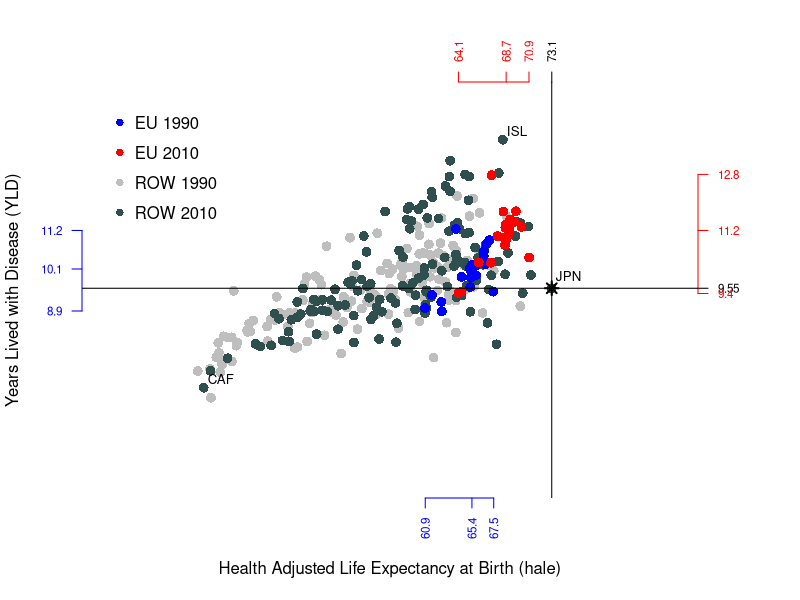
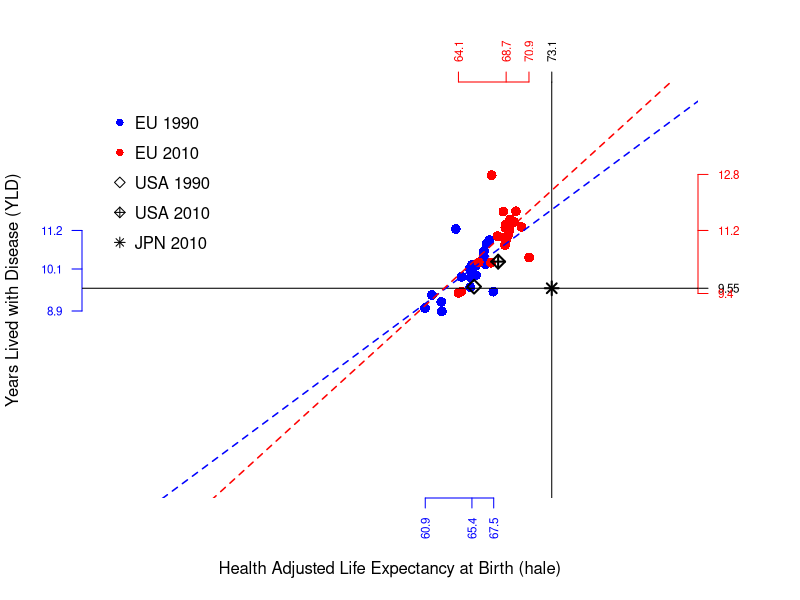
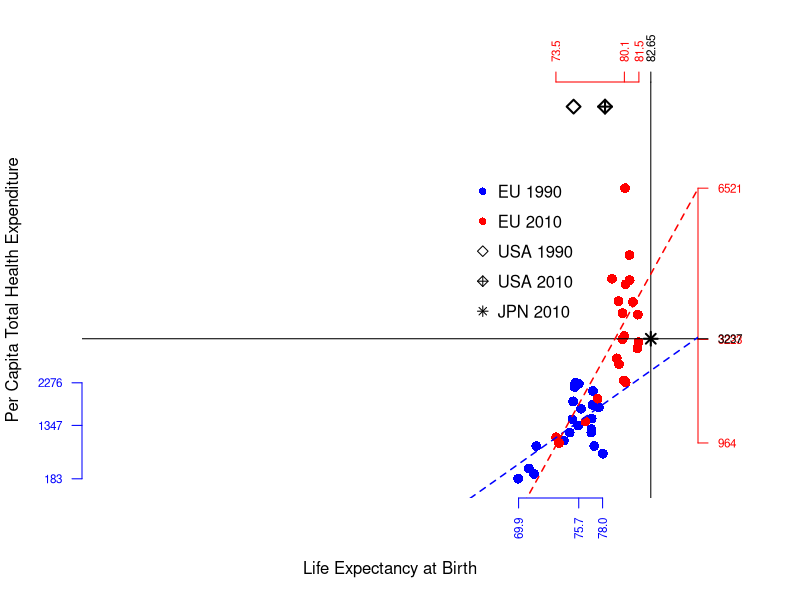
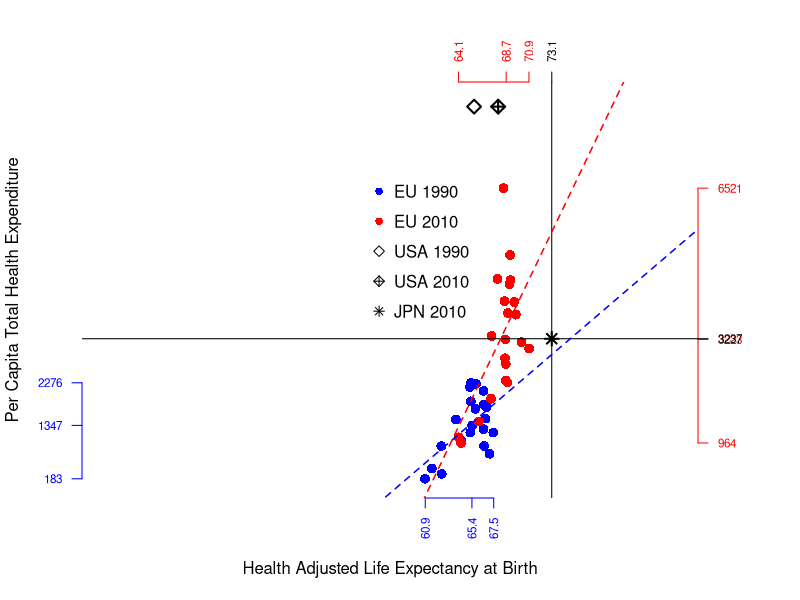
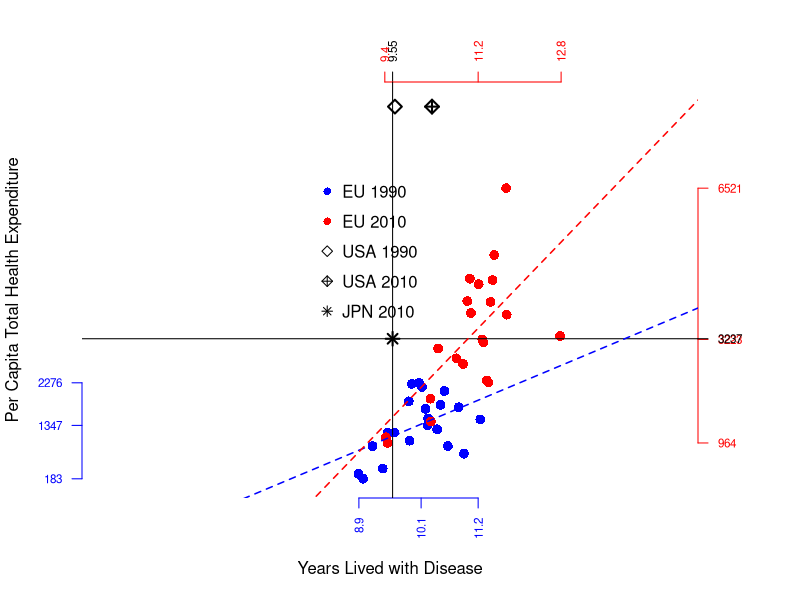
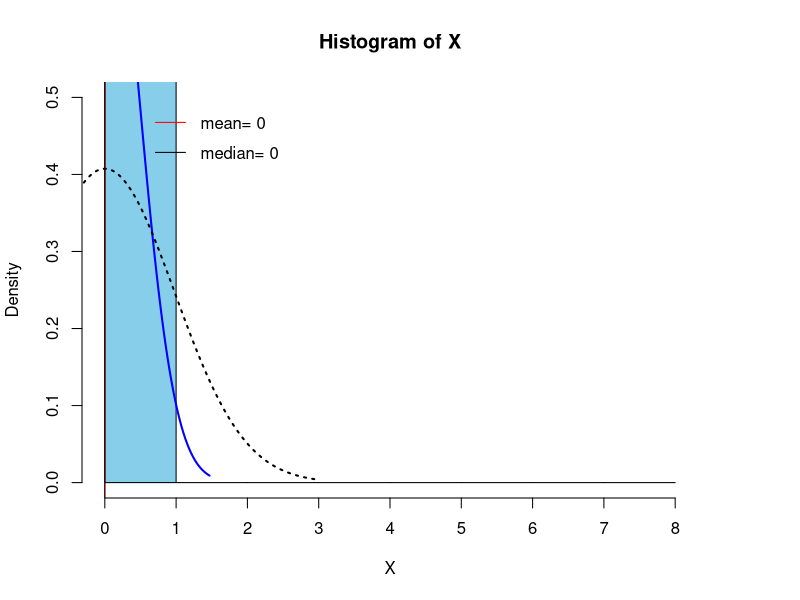
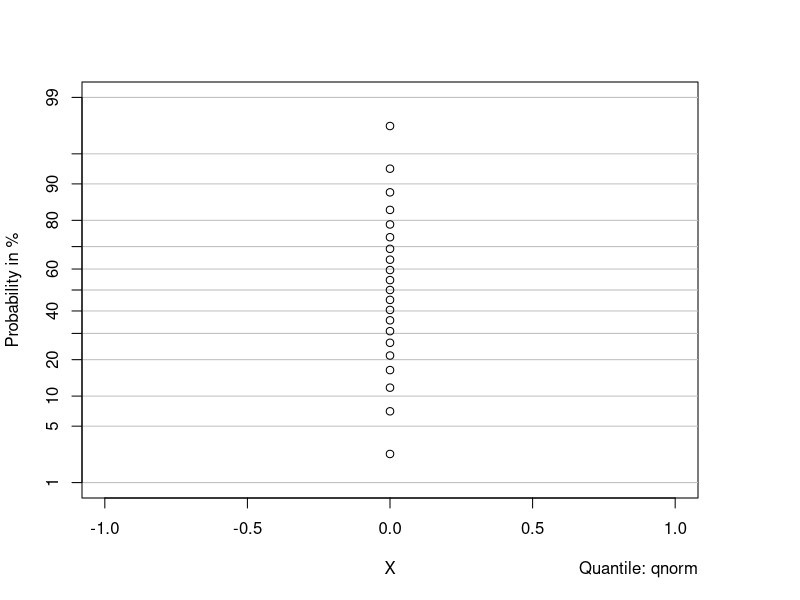

Recreate these plots in R, in order. (Note: this script raises an error after producing the figures.)
## ---- chunk 1
knitr::opts_chunk$set(echo = TRUE)
require(data.table)

## ---- chunk 2


data.EU.1990 <- read.csv("Output_EU_1990.csv")
data.EU.2010 <- read.csv("Output_EU_2010.csv")
data.ROW.1990 <- read.csv("Output_ROW_1990.csv")
data.ROW.2010 <- read.csv("Output_ROW_2010.csv")

head(data.EU.1990)
head(data.EU.2010)
head(data.ROW.1990)
head(data.ROW.2010)

attach(data.EU.1990)
attach(data.EU.2010)
attach(data.ROW.1990)
attach(data.ROW.2010)

df.EU.1990 <- data.frame(country=data.EU.1990$country, le=data.EU.1990$le, hale=data.EU.1990$hale, yld=data.EU.1990$yld, the=data.EU.1990$the)

df.EU.2010 <- data.frame(country=data.EU.2010$country, le=data.EU.2010$le,hale=data.EU.2010$hale, yld=data.EU.2010$yld, the=data.EU.2010$the)

df.ROW.1990 <- data.frame(country=data.ROW.1990$country, le=data.ROW.1990$le,hale=data.ROW.1990$hale, yld=data.ROW.1990$yld, the=data.ROW.1990$the)

df.ROW.2010 <- data.frame(country=data.ROW.2010$country, le=data.ROW.2010$le,hale=data.ROW.2010$hale, yld=data.ROW.2010$yld, the=data.ROW.2010$the)

df.EU.1990
df.EU.2010
df.ROW.1990
df.ROW.2010

ID.ROW.1 <- "JPN"
ID.ROW.2 <- "USA"

# Constant Scale in Graphs

lim.le <- c(30, 85)
lim.yld <- c(4, 15)
lim.hale <- c(30, 85)
lim.the <- c(100, 8500)

## ---- chunk 3
par(mar=c(5, 4, 4, 5) + 0.1)

plot(df.ROW.1990$hale, df.ROW.1990$yld, xlab="Health Adjusted Life Expectancy at Birth (hale)", ylab="Years Lived with Disease (YLD)", type="p", col="grey", pch = 16, cex = 1.3, lty = "solid", lwd = 2, xlim=lim.hale, ylim=lim.yld, axes=FALSE, frame.plot=FALSE)

points(df.ROW.2010$hale, df.ROW.2010$yld, col="darkslategrey", pch = 16, cex = 1.3, lty = "solid", lwd = 2)


points(df.EU.1990$hale, df.EU.1990$yld, col="blue", pch = 16, cex = 1.3, lty = "solid", lwd = 2)

points(df.EU.2010$hale, df.EU.2010$yld,  col="red", pch = 16, cex = 1.3, lty = "solid", lwd = 2)

points(df.ROW.2010$hale[df.ROW.2010$country == ID.ROW.1], df.ROW.2010$yld[df.ROW.2010$country == ID.ROW.1], col="black", pch = 8, cex = 1.3, lty = "solid", lwd = 2)

axis(1, at=c(round(min(df.EU.1990$hale), 1), round(median(df.EU.1990$hale), 1), round(max(df.EU.1990$hale), 1)), col.axis="blue", col="blue", las=2, cex.axis=0.7,  tick=-.01)

axis(3, at=round(df.ROW.2010$hale[df.ROW.2010$country == ID.ROW.1], 2), col.axis="black", col="black", las=2, cex.axis=0.7,  tick=-.01)

axis(2, at=c(round(min(df.EU.1990$yld), 1), round(median(df.EU.1990$yld), 1), round(max(df.EU.1990$yld), 1)), col.axis="blue", col="blue",las=2, cex.axis=0.7, tick=-.01)

axis(4, at=round(df.ROW.2010$yld[df.ROW.2010$country == ID.ROW.1], 2), col.axis="black", col="black", las=2, cex.axis=0.7,  tick=-.01)

axis(3, at=c(round(min(df.EU.2010$hale), 1), round(median(df.EU.2010$hale), 1), round(max(df.EU.2010$hale), 1)), col.axis="red", col="red",las=2, cex.axis=0.7,  tick=-.01)

axis(4, at=c(round(min(df.EU.2010$yld), 1), round(median(df.EU.2010$yld), 1), round(max(df.EU.2010$yld), 1)), col.axis="red", col="red", las=2, cex.axis=0.7, tick=-.01)

legend(30, 15, c("EU 1990","EU 2010","ROW 1990", "ROW 2010"), col=c("blue", "red", "grey", "darkslategrey"), bty="n", y.intersp=1.5, pch=c(16,16,16,16), cex = 1)


text(df.ROW.2010$hale[df.ROW.2010$country == ID.ROW.1], df.ROW.2010$yld[df.ROW.2010$country == ID.ROW.1]+.3, labels=paste(ID.ROW.1, ""), cex= .8, pos=4, offset = .2)

abline(h=df.ROW.2010$yld[df.ROW.2010$country == ID.ROW.1], v=df.ROW.2010$hale[df.ROW.2010$country == ID.ROW.1], lty=1, lwd=1)

ID.min = df.ROW.2010$country[df.ROW.2010$yld == min(df.ROW.2010$yld)]
ID.min

ID.max = df.ROW.2010$country[df.ROW.2010$yld == max(df.ROW.2010$yld)]
ID.max

text(df.ROW.2010$hale[df.ROW.2010$country == ID.min], df.ROW.2010$yld[df.ROW.2010$country == ID.min]+.2, labels=ID.min, cex= .8, pos=4, offset = .2)

text(df.ROW.2010$hale[df.ROW.2010$country == ID.max], df.ROW.2010$yld[df.ROW.2010$country == ID.max]+.2, labels=ID.max, cex= .8, pos=4, offset = .2)

## ---- chunk 4
par(mar=c(5, 4, 4, 5) + 0.1)

plot(df.EU.1990$hale, df.EU.1990$yld, xlab="Health Adjusted Life Expectancy at Birth (hale)", ylab="Years Lived with Disease (YLD)", col="blue", pch = 16, cex = 1.3, lty = "solid", lwd = 2, xlim=lim.hale, ylim=lim.yld, axes=FALSE, frame.plot=FALSE)

points(df.EU.2010$hale, df.EU.2010$yld,  col="red", pch = 16, cex = 1.3, lty = "solid", lwd = 2)

points(df.ROW.1990$hale[df.ROW.1990$country == ID.ROW.2], df.ROW.1990$yld[df.ROW.1990$country == ID.ROW.2],  col="black", pch = 5, cex = 1.3, lty = "solid", lwd = 2)

points(df.ROW.2010$hale[df.ROW.2010$country == ID.ROW.2], df.ROW.2010$yld[df.ROW.2010$country == ID.ROW.2],  col="black", pch = 9, cex = 1.3, lty = "solid", lwd = 2)

axis(1, at=c(round(min(df.EU.1990$hale), 1), round(median(df.EU.1990$hale), 1), round(max(df.EU.1990$hale), 1)), col.axis="blue", col="blue", las=2, cex.axis=0.7,  tick=-.01)

axis(3, at=round(df.ROW.2010$hale[df.ROW.2010$country == ID.ROW.1], 2), col.axis="black", col="black", las=2, cex.axis=0.7,  tick=-.01)

axis(2, at=c(round(min(df.EU.1990$yld), 1), round(median(df.EU.1990$yld), 1), round(max(df.EU.1990$yld), 1)), col.axis="blue", col="blue",las=2, cex.axis=0.7, tick=-.01)

axis(4, at=round(df.ROW.2010$yld[df.ROW.2010$country == ID.ROW.1], 2), col.axis="black", col="black", las=2, cex.axis=0.7,  tick=-.01)

axis(3, at=c(round(min(df.EU.2010$hale), 1), round(median(df.EU.2010$hale), 1), round(max(df.EU.2010$hale), 1)), col.axis="red", col="red",las=2, cex.axis=0.7,  tick=-.01)

axis(4, at=c(round(min(df.EU.2010$yld), 1), round(median(df.EU.2010$yld), 1), round(max(df.EU.2010$yld), 1)), col.axis="red", col="red", las=2, cex.axis=0.7, tick=-.01)

legend(30, 15, c("EU 1990","EU 2010","USA 1990", "USA 2010", "JPN 2010"), col=c("blue", "red", "black", "black", "black"), bty="n", y.intersp=1.5, pch=c(16,16, 5, 9, 8), cex = 1)

points(df.ROW.2010$hale[df.ROW.2010$country == ID.ROW.1], df.ROW.2010$yld[df.ROW.2010$country == ID.ROW.1], col="black", pch = 8, cex = 1.3, lty = "solid", lwd = 2)

abline(h=df.ROW.2010$yld[df.ROW.2010$country == ID.ROW.1], v=df.ROW.2010$hale[df.ROW.2010$country == ID.ROW.1], lty=1, lwd=1)


fun.EU.1990 <- lm(df.EU.1990$yld ~ df.EU.1990$hale)
abline(fun.EU.1990, lty = 2, col="blue", lwd=1.5)
summary(fun.EU.1990)
confint(fun.EU.1990)

fun.EU.2010 <- lm(df.EU.2010$yld ~ df.EU.2010$hale)
abline(fun.EU.2010, lty = 2, col="red", lwd=1.5)
summary(fun.EU.2010)
confint(fun.EU.2010)

## ---- chunk 5
par(mar=c(5, 4, 4, 5) + 0.1)

plot(df.EU.1990$le, df.EU.1990$the, xlab="Life Expectancy at Birth", ylab="Per Capita Total Health Expenditure", col="blue", pch = 16, cex = 1.3, lty = "solid", lwd = 2, xlim=lim.le, ylim=lim.the, axes=FALSE, frame.plot=FALSE)

points(df.EU.2010$le, df.EU.2010$the,  col="red", pch = 16, cex = 1.3, lty = "solid", lwd = 2)

points(df.ROW.1990$le[df.ROW.1990$country == ID.ROW.2], df.ROW.1990$the[df.ROW.1990$country == ID.ROW.2],  col="black", pch = 5, cex = 1.3, lty = "solid", lwd = 2)

points(df.ROW.2010$le[df.ROW.2010$country == ID.ROW.2], df.ROW.2010$the[df.ROW.2010$country == ID.ROW.2],  col="black", pch = 9, cex = 1.3, lty = "solid", lwd = 2)

legend(65, 7000, c("EU 1990","EU 2010","USA 1990", "USA 2010", "JPN 2010"), col=c("blue", "red", "black", "black", "black"), bty="n", y.intersp=1.5, pch=c(16,16, 5, 9, 8), cex = 1)

axis(1, at=c(round(min(df.EU.1990$le), 1), round(median(df.EU.1990$le), 1), round(max(df.EU.1990$le), 1)), col.axis="blue", col="blue", las=2, cex.axis=0.7,  tick=-.01)

axis(3, at=round(df.ROW.2010$le[df.ROW.2010$country == ID.ROW.1], 2), col.axis="black", col="black",las=2, cex.axis=0.7, tick=-.01)


low.the.1990 <- round(min(df.EU.1990$the), 0)
median.the.1990 <- round(median(df.EU.1990$the), 0)
high.the.1990 <- round(max(df.EU.1990$the), 0)

axis(2, at=c(low.the.1990,median.the.1990, high.the.1990), col.axis="blue", col="blue",las=2, cex.axis=0.7, tick=-.01)

axis(3, at=c(round(min(df.EU.2010$le), 1), round(median(df.EU.2010$le), 1), round(max(df.EU.2010$le), 1)), col.axis="red", col="red", las=2, cex.axis=0.7, tick=-.01)

low.the.2010 <- round(min(df.EU.2010$the), 0)
median.the.2010 <- round(median(df.EU.2010$the), 0)
high.the.2010 <- round(max(df.EU.2010$the), 0)
japan.the.2010 <- round(df.ROW.2010$the[df.ROW.2010$country == ID.ROW.1], 1)

axis(4, at=c(low.the.2010,median.the.2010, high.the.2010), col.axis="red", col="red",las=2, cex.axis=0.7, tick=-.01)

axis(4, at=japan.the.2010, col.axis="black", col="black",las=2, cex.axis=0.7, tick=-.01)

points(df.ROW.2010$le[df.ROW.2010$country == ID.ROW.1], df.ROW.2010$the[df.ROW.2010$country == ID.ROW.1], col="black", pch = 8, cex = 1.3, lty = "solid", lwd = 2)

abline(h=df.ROW.2010$the[df.ROW.2010$country == ID.ROW.1], v=df.ROW.2010$le[df.ROW.2010$country == ID.ROW.1], lty=1, lwd=1)


fun.EU.1990 <- lm(df.EU.1990$the ~ df.EU.1990$le)
abline(fun.EU.1990, lty = 2, col="blue", lwd=1.5)

fun.EU.2010 <- lm(df.EU.2010$the ~ df.EU.2010$le)
abline(fun.EU.2010, lty = 2, col="red", lwd=1.5)

summary(fun.EU.1990)
summary(fun.EU.2010)

confint(fun.EU.1990)
confint(fun.EU.2010)

## ---- chunk 6
par(mar=c(5, 4, 4, 5) + 0.1)

plot(df.EU.1990$hale, df.EU.1990$the, xlab="Health Adjusted Life Expectancy at Birth", ylab="Per Capita Total Health Expenditure", col="blue", pch = 16, cex = 1.3, lty = "solid", lwd = 2, xlim=lim.hale, ylim=lim.the, axes=FALSE, frame.plot=FALSE)

points(df.EU.2010$hale, df.EU.2010$the,  col="red", pch = 16, cex = 1.3, lty = "solid", lwd = 2)

points(df.ROW.1990$hale[df.ROW.1990$country == ID.ROW.2], df.ROW.1990$the[df.ROW.1990$country == ID.ROW.2],  col="black", pch = 5, cex = 1.3, lty = "solid", lwd = 2)

points(df.ROW.2010$hale[df.ROW.2010$country == ID.ROW.2], df.ROW.2010$the[df.ROW.2010$country == ID.ROW.2],  col="black", pch = 9, cex = 1.3, lty = "solid", lwd = 2)

legend(55, 7000, c("EU 1990","EU 2010","USA 1990", "USA 2010", "JPN 2010"), col=c("blue", "red", "black", "black", "black"), bty="n", y.intersp=1.5, pch=c(16,16, 5, 9, 8), cex = 1)

axis(1, at=c(round(min(df.EU.1990$hale), 1), round(median(df.EU.1990$hale), 1), round(max(df.EU.1990$hale), 1)), col.axis="blue", col="blue", las=2, cex.axis=0.7,  tick=-.01)

axis(3, at=round(df.ROW.2010$hale[df.ROW.2010$country == ID.ROW.1], 2), col.axis="black", col="black",las=2, cex.axis=0.7, tick=-.01)


low.the.1990 <- round(min(df.EU.1990$the), 0)
median.the.1990 <- round(median(df.EU.1990$the), 0)
high.the.1990 <- round(max(df.EU.1990$the), 0)

axis(2, at=c(low.the.1990,median.the.1990, high.the.1990), col.axis="blue", col="blue",las=2, cex.axis=0.7, tick=-.01)

axis(3, at=c(round(min(df.EU.2010$hale), 1), round(median(df.EU.2010$hale), 1), round(max(df.EU.2010$hale), 1)), col.axis="red", col="red", las=2, cex.axis=0.7, tick=-.01)

low.the.2010 <- round(min(df.EU.2010$the), 0)
median.the.2010 <- round(median(df.EU.2010$the), 0)
high.the.2010 <- round(max(df.EU.2010$the), 0)
japan.the.2010 <- round(df.ROW.2010$the[df.ROW.2010$country == ID.ROW.1], 1)

axis(4, at=c(low.the.2010,median.the.2010, high.the.2010), col.axis="red", col="red",las=2, cex.axis=0.7, tick=-.01)

axis(4, at=japan.the.2010, col.axis="black", col="black",las=2, cex.axis=0.7, tick=-.01)

points(df.ROW.2010$hale[df.ROW.2010$country == ID.ROW.1], df.ROW.2010$the[df.ROW.2010$country == ID.ROW.1], col="black", pch = 8, cex = 1.3, lty = "solid", lwd = 2)

abline(h=df.ROW.2010$the[df.ROW.2010$country == ID.ROW.1], v=df.ROW.2010$hale[df.ROW.2010$country == ID.ROW.1], lty=1, lwd=1)


fun.EU.1990 <- lm(df.EU.1990$the ~ df.EU.1990$hale)
abline(fun.EU.1990, lty = 2, col="blue", lwd=1.5)

fun.EU.2010 <- lm(df.EU.2010$the ~ df.EU.2010$hale)
abline(fun.EU.2010, lty = 2, col="red", lwd=1.5)

summary(fun.EU.1990)
summary(fun.EU.2010)

confint(fun.EU.1990)
confint(fun.EU.2010)

## ---- chunk 7
par(mar=c(5, 4, 4, 5) + 0.1)

plot(df.EU.1990$yld, df.EU.1990$the, xlab="Years Lived with Disease", ylab="Per Capita Total Health Expenditure", col="blue", pch = 16, cex = 1.3, lty = "solid", lwd = 2, xlim=lim.yld, ylim=lim.the, axes=FALSE, frame.plot=FALSE)

points(df.EU.2010$yld, df.EU.2010$the,  col="red", pch = 16, cex = 1.3, lty = "solid", lwd = 2)

points(df.ROW.1990$yld[df.ROW.1990$country == ID.ROW.2], df.ROW.1990$the[df.ROW.1990$country == ID.ROW.2],  col="black", pch = 5, cex = 1.3, lty = "solid", lwd = 2)

points(df.ROW.2010$yld[df.ROW.2010$country == ID.ROW.2], df.ROW.2010$the[df.ROW.2010$country == ID.ROW.2],  col="black", pch = 9, cex = 1.3, lty = "solid", lwd = 2)

legend(8, 7000, c("EU 1990","EU 2010","USA 1990", "USA 2010", "JPN 2010"), col=c("blue", "red", "black", "black", "black"), bty="n", y.intersp=1.5, pch=c(16,16, 5, 9, 8), cex = 1)

axis(1, at=c(round(min(df.EU.1990$yld), 1), round(median(df.EU.1990$yld), 1), round(max(df.EU.1990$yld), 1)), col.axis="blue", col="blue", las=2, cex.axis=0.7,  tick=-.01)

axis(3, at=round(df.ROW.2010$yld[df.ROW.2010$country == ID.ROW.1], 2), col.axis="black", col="black",las=2, cex.axis=0.7, tick=-.01)


low.the.1990 <- round(min(df.EU.1990$the), 0)
median.the.1990 <- round(median(df.EU.1990$the), 0)
high.the.1990 <- round(max(df.EU.1990$the), 0)

axis(2, at=c(low.the.1990,median.the.1990, high.the.1990), col.axis="blue", col="blue",las=2, cex.axis=0.7, tick=-.01)

axis(3, at=c(round(min(df.EU.2010$yld), 1), round(median(df.EU.2010$yld), 1), round(max(df.EU.2010$yld), 1)), col.axis="red", col="red", las=2, cex.axis=0.7, tick=-.01)

low.the.2010 <- round(min(df.EU.2010$the), 0)
median.the.2010 <- round(median(df.EU.2010$the), 0)
high.the.2010 <- round(max(df.EU.2010$the), 0)
japan.the.2010 <- round(df.ROW.2010$the[df.ROW.2010$country == ID.ROW.1], 1)

axis(4, at=c(low.the.2010,median.the.2010, high.the.2010), col.axis="red", col="red",las=2, cex.axis=0.7, tick=-.01)

axis(4, at=japan.the.2010, col.axis="black", col="black",las=2, cex.axis=0.7, tick=-.01)

points(df.ROW.2010$yld[df.ROW.2010$country == ID.ROW.1], df.ROW.2010$the[df.ROW.2010$country == ID.ROW.1], col="black", pch = 8, cex = 1.3, lty = "solid", lwd = 2)

abline(h=df.ROW.2010$the[df.ROW.2010$country == ID.ROW.1], v=df.ROW.2010$yld[df.ROW.2010$country == ID.ROW.1], lty=1, lwd=1)


fun.EU.1990 <- lm(df.EU.1990$the ~ df.EU.1990$yld)
abline(fun.EU.1990, lty = 2, col="blue", lwd=1.5)

fun.EU.2010 <- lm(df.EU.2010$the ~ df.EU.2010$yld)
abline(fun.EU.2010, lty = 2, col="red", lwd=1.5)

summary(fun.EU.1990)
summary(fun.EU.2010)

confint(fun.EU.1990)
confint(fun.EU.2010)

## ---- chunk 8
df.sust.EU <- data.frame(Country=df.EU.2010$country)

df.sust.EU$DELTA_HALE <- round((df.EU.2010$hale - df.EU.1990$hale) / df.EU.1990$le, 3) * 100

df.sust.EU$DELTA_YLD <- round((df.EU.2010$yld - df.EU.1990$yld) / df.EU.1990$le, 3) * 100

df.sust.EU$QUALITYe <- round(df.sust.EU$DELTA_HALE / df.sust.EU$DELTA_YLD, 3)

df.sust.EU$DELTA_THE <- round((df.EU.2010$the - df.EU.1990$the) / df.EU.1990$the, 3)  * 100

df.sust.EU$DELTA_GDP <- 0.0001

df.sust.EU$COSTe <- round(df.sust.EU$DELTA_THE / df.sust.EU$DELTA_GDP, 3)

df.sust.EU$VALUEe <- round(df.sust.EU$QUALITYe / df.sust.EU$COSTe, 3)

print(df.sust.EU, row.names = F)

(ID.EU.Value <- df.sust.EU$Country[df.sust.EU$VALUEe == max(df.sust.EU$VALUEe)])

X <- df.sust.EU$VALUEe

hist(X, prob=TRUE, col="skyblue", border="black", las=1, axes=F, ylim=c(0, .5), breaks=seq(0,8,1))
axis(1, at=0:8)
axis(2)
lines(density(X), col="blue", lwd=2) 
lines(density(X, adjust=2), lty="dotted", col="black", lwd=2)
abline(v=mean(X), col="red", lwd=1)
abline(v=median(X), col="black", lty=1, lwd=1)
legend(.5, .5, c(paste("mean=", round(mean(X),2)),paste("median=", round(median(X),2))), col=c("red", "black"), bty="n", y.intersp=1.5, lty=c(1,1), cex = 1, lwd=1)

# p-plot: you should observe a good fit of the straight line
require(e1071)
probplot(X, qdist=qnorm)

summary(X)
density(X)

## ---- chunk 9
USA.DELTA_HALE <- (df.ROW.2010$hale[df.ROW.2010$country == ID.ROW.2] - df.ROW.1990$hale[df.ROW.1990$country == ID.ROW.2]) / (df.ROW.1990$hale[df.ROW.1990$country == ID.ROW.2]) * 100

USA.DELTA_YLD <- (df.ROW.2010$yld[df.ROW.2010$country == ID.ROW.2] - df.ROW.1990$yld[df.ROW.1990$country == ID.ROW.2]) / (df.ROW.1990$yld[df.ROW.1990$country == ID.ROW.2])* 100

USA.DELTA_THE <- (df.ROW.2010$the[df.ROW.2010$country == ID.ROW.2] - df.ROW.1990$the[df.ROW.1990$country == ID.ROW.2]) / (df.ROW.1990$the[df.ROW.1990$country == ID.ROW.2])* 100

USA_HALEe <- USA.DELTA_HALE / USA.DELTA_THE * 100

USA_YLDe <- USA.DELTA_YLD / USA.DELTA_THE * 100

USA_VALUEe <- USA_HALEe + USA_YLDe

df.sust.USA <- data.frame(USA.DELTA_HALE, USA.DELTA_YLD, USA.DELTA_THE, USA_HALEe, USA_YLDe, USA_VALUEe)

df.sust.USA
